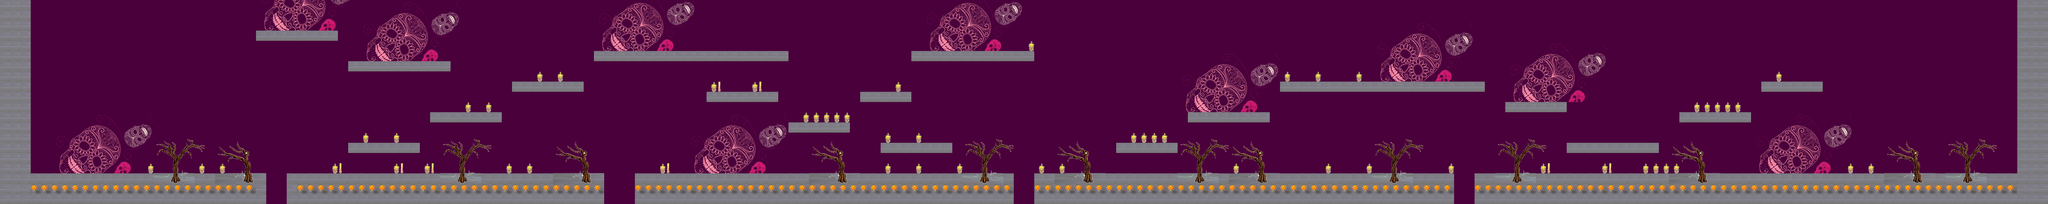

This is a level from a 2D game, rendered from its Tiled map with the project's own tilesets. A one-line summary and the map file follow, with tile-layer data summarised:
An orthogonal 200x20 tile map with 32x32 px tiles, 1 tile layer (BG) and 90 objects.

<map version="1.0" orientation="orthogonal" renderorder="right-down" width="200" height="20" tilewidth="32" tileheight="32" nextobjectid="91">
 <tileset firstgid="1" name="map" tilewidth="32" tileheight="32">
  <image source="worlds/graphics/map_panteon.png" width="640" height="192" />
 </tileset>
 <layer name="BG" width="200" height="20">
  <data>[4000 cells, 4000 non-empty, 109 distinct tile ids]</data>
 </layer>
 <objectgroup name="Unwalkable" width="200" height="20">
  <object id="1" x="99" y="548" width="732" height="93" />
  <object id="2" x="64" y="2" width="32" height="545" />
  <object id="3" x="897" y="544" width="990" height="95" />
  <object id="4" x="1985" y="546" width="1181" height="94" />
  <object id="5" x="3232" y="547" width="1312" height="90" />
  <object id="6" x="4610" y="545" width="1789" height="95" />
  <object id="7" x="6305" y="4" width="96" height="541" />
  <object id="8" x="1089" y="451" width="222" height="29" />
  <object id="9" x="1346" y="355" width="221" height="26" />
  <object id="10" x="1602" y="258" width="221" height="31" />
  <object id="11" x="1089" y="195" width="316" height="28" />
  <object id="12" x="801" y="97" width="254" height="32" />
  <object id="13" x="1856" y="163" width="608" height="28" />
  <object id="14" x="2209" y="289" width="221" height="30" />
  <object id="15" x="2465" y="387" width="191" height="29" />
  <object id="16" x="2689" y="290" width="158" height="30" />
  <object id="17" x="2753" y="452" width="222" height="28" />
  <object id="18" x="2849" y="161" width="383" height="31" />
  <object id="19" x="3488" y="452" width="192" height="27" />
  <object id="20" x="3713" y="353" width="253" height="31" />
  <object id="21" x="4001" y="255" width="638" height="34" />
  <object id="22" x="4705" y="322" width="191" height="31" />
  <object id="23" x="4898" y="447" width="286" height="33" />
  <object id="24" x="5248" y="355" width="224" height="28" />
  <object id="25" x="5507" y="257" width="190" height="31" />
 </objectgroup>
 <objectgroup name="enemyunwalkable" width="200" height="20">
  <object id="26" x="900" y="516" width="27" height="23" />
  <object id="27" x="1859" y="517" width="26" height="25" />
  <object id="28" x="1986" y="516" width="31" height="27" />
  <object id="29" x="3141" y="516" width="25" height="27" />
  <object id="30" x="3234" y="515" width="31" height="28" />
  <object id="31" x="4512" y="515" width="30" height="27" />
  <object id="32" x="4608" y="515" width="30" height="27" />
  <object id="33" x="4001" y="226" width="33" height="26" />
  <object id="34" x="4609" y="226" width="29" height="26" />
  <object id="35" x="1858" y="131" width="34" height="31" />
  <object id="36" x="2433" y="131" width="30" height="28" />
 </objectgroup>
 <objectgroup name="Enemies" width="200" height="20">
  <object id="37" x="1408" y="320" width="32" height="30" />
  <object id="38" x="868" y="67" width="31" height="28" />
  <object id="39" x="1283" y="161" width="32" height="29" />
  <object id="40" x="1731" y="485" width="29" height="24" />
  <object id="41" x="1985" y="70" width="31" height="27" />
  <object id="42" x="2179" y="69" width="27" height="29" />
  <object id="43" x="2789" y="229" width="26" height="29" />
  <object id="44" x="2373" y="226" width="27" height="30" />
  <object id="45" x="2914" y="387" width="33" height="31" />
  <object id="46" x="3108" y="101" width="31" height="28" />
  <object id="47" x="2946" y="100" width="29" height="30" />
  <object id="48" x="3553" y="387" width="32" height="29" />
  <object id="49" x="4354" y="479" width="31" height="33" />
  <object id="50" x="4417" y="196" width="31" height="26" />
  <object id="51" x="4162" y="195" width="30" height="29" />
  <object id="52" x="5727" y="452" width="33" height="30" />
  <object id="53" x="5603" y="195" width="30" height="31" />
  <object id="54" x="6178" y="418" width="32" height="31" />
 </objectgroup>
 <objectgroup name="coin" width="200" height="20">
  <object id="55" x="1122" y="389" width="33" height="27" />
  <object id="56" x="1220" y="390" width="32" height="22" />
  <object id="57" x="1441" y="484" width="33" height="27" />
  <object id="58" x="1606" y="482" width="27" height="24" />
  <object id="59" x="1696" y="194" width="35" height="30" />
  <object id="60" x="1151" y="126" width="32" height="32" />
  <object id="61" x="832" y="37" width="35" height="29" />
  <object id="62" x="965" y="37" width="29" height="28" />
  <object id="63" x="612" y="34" width="33" height="29" />
  <object id="64" x="2981" y="98" width="32" height="28" />
  <object id="65" x="3042" y="98" width="29" height="30" />
  <object id="66" x="2784" y="389" width="32" height="28" />
  <object id="67" x="2883" y="389" width="31" height="29" />
  <object id="68" x="2499" y="323" width="33" height="29" />
  <object id="69" x="2564" y="324" width="31" height="28" />
  <object id="70" x="2721" y="227" width="33" height="27" />
  <object id="71" x="4097" y="484" width="31" height="26" />
  <object id="72" x="4190" y="485" width="31" height="25" />
  <object id="73" x="4513" y="190" width="29" height="29" />
  <object id="74" x="4356" y="132" width="26" height="26" />
  <object id="75" x="4273" y="131" width="28" height="29" />
  <object id="76" x="4119" y="181" width="36" height="38" />
  <object id="77" x="4987" y="381" width="34" height="31" />
  <object id="78" x="5059" y="386" width="22" height="26" />
  <object id="79" x="4770" y="258" width="33" height="23" />
  <object id="80" x="4834" y="258" width="29" height="24" />
  <object id="81" x="4995" y="227" width="32" height="27" />
  <object id="82" x="5058" y="229" width="32" height="28" />
  <object id="83" x="5313" y="259" width="36" height="31" />
  <object id="84" x="5407" y="263" width="28" height="25" />
  <object id="85" x="5792" y="130" width="35" height="32" />
  <object id="86" x="5635" y="197" width="29" height="26" />
  <object id="87" x="5891" y="483" width="28" height="27" />
  <object id="88" x="5954" y="482" width="30" height="24" />
  <object id="89" x="6019" y="485" width="32" height="29" />
 </objectgroup>
 <objectgroup name="exit_item" width="200" height="20">
  <object id="90" x="6240" y="488" width="30" height="27" />
 </objectgroup>
</map>
